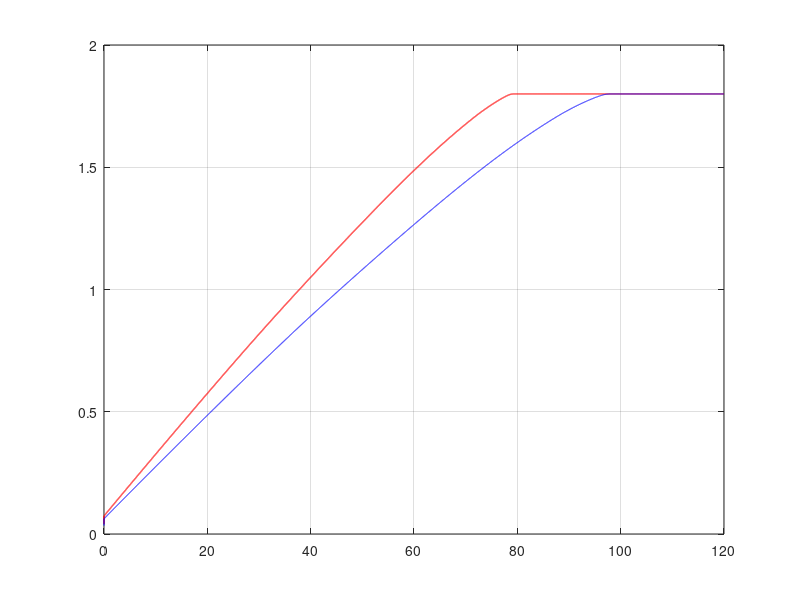

Write the MATLAB code that produced this figure. (Note: this script raises an error after producing the figure.)
%% Load 
clear all;
load('ldo_tran_sch.mat');
% data includes     

%%
plotwidth = 1;
time = t_sch * 10^6;
f1 = figure(1);
p1 = plot(time, vreg_100u_sch, 'r'); hold on;
     plot(time, vreg_10m_sch, 'b');
set(p1, 'linewidth', plotwidth);
grid on;

%printing point

index1 = find(round(vreg_100u_sch, 3) == 1.8, 1);
index2 = find(round(vreg_10m_sch, 3) == 1.8, 1);
txt1 = sprintf('%d us', round(time(index1)));
txt2 = sprintf('%d us', round(time(index2)));
text(75, 1.85, txt1, 'color', 'r');
text(93, 1.85, txt2, 'color', 'b');
plot(time(index1), vreg_100u_sch(index1), '*r');
plot(time(index2), vreg_10m_sch(index2), '*b');
legend('Iload = 10 uA', 'Iload = 10 mA', 'location', 'best');

%legend1 = sprintf('Iload: 10 uA, Vreg = %.3f', mean(vreg_100u_sch(7798:end)));
%legend2 = sprintf('Iload: 10 mA, Vreg = %.3f', mean(vreg_10m_sch(9594:12000)));
%legend(legend1, legend2, 'location', 'best');
xlabel('Time, us'); ylabel('Veg, V');
%xlim([0, 50]); 
ylim([0, 2]);

%% save image
set(f1,'Units','Inches');
pos = get(f1,'Position');
set(f1,'PaperPositionMode','Auto','PaperUnits','Inches','PaperSize',[pos(3), pos(4)]);
print(f1, 'ldo_transient.pdf', '-dpdf');
movefile('ldo_transient.pdf','../img/ldo_transient.pdf');
